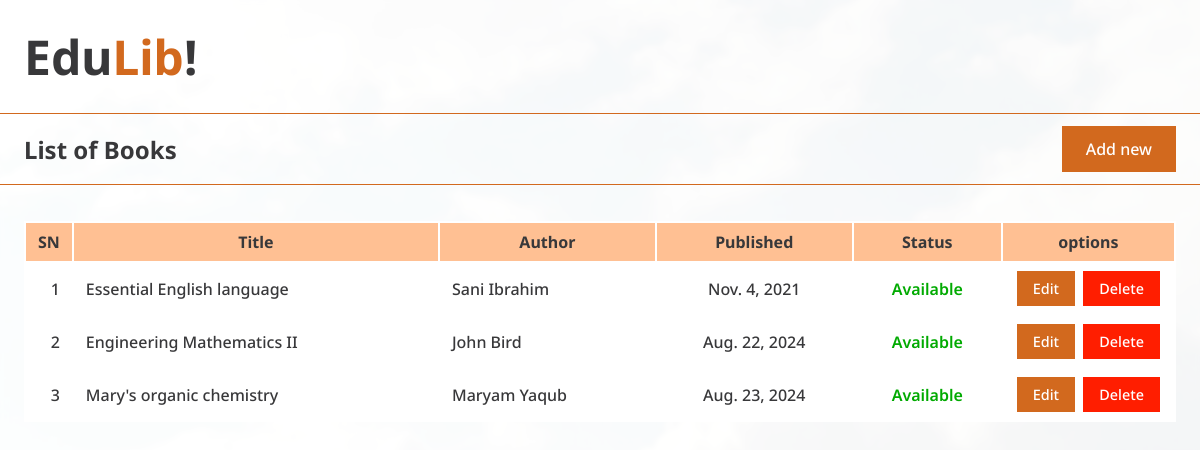
The page /books/ on the database its author committed.
### books/models.py (models this page shows)
class Book(models.Model):
  title = models.CharField(max_length=100)
  author = models.CharField(max_length=100)
  publish_date = models.DateField(verbose_name = "Publish date")
  availability = models.BooleanField(default=True)

### books/views.py (the view)
# urls.py: path('books/', views.books, name='books'),
def books(request):
  book_list = Book.objects.all()
  return render(request, "books.html", {"books": book_list})

### books/templates/books.html (shortened to what this page needs)
{% extends "layout.html" %}
{% block cotent %}
  <div class="banner">
    <h2>List of Books</h2>
    <a class="btn" href="{% url 'addBook' %}">Add new</a>
  </div>
  <div>
    <table>
      <thead>
        <th width="40px">SN</th>
        <th>Title</th>
        <th>Author</th>
        <th>Published</th>
        <th>Status</th>
        <th width="120px">options</th>
      </thead>
      <tbody>
        {% for book in books %}
        <tr>
          <td class="right">{{ forloop.counter }}</td>
          <td>{{ book.title }}</td>
          <td>{{ book.author }}</td>
          <td class="center">{{ book.publish_date }}</td>
          <td class="center {{ book.availability|yesno:'green,red' }}">{{ book.availability|yesno:"Available,unavailable" }}</td>
          <td class="center">
            <a class="btn" href="{% url 'updateBook' book.id %}">Edit</a>
            <a class="btn delete" href="{% url 'deleteBook' book.id %}">Delete</a>
          </td>
        </tr>
        {% empty %}
        <tr><td colspan="6" class="center">No data</td></tr>
        {% endfor %}
      </tbody>
    </table>
  </div>
{% endblock %}

### books/templates/layout.html (shortened to what this page needs)
<!DOCTYPE html>
<html lang="en">
<head>
  {% load static %}
</head>
<body>
<div id="wrapper">
  <a href="{% url 'home' %}"><h1>Edu<span style="color: chocolate;">Lib</span>!</h1></a>
  {% block cotent %}
  {% endblock %}
</div>
</body>
</html>

### books/templates/books.html (style rules this page uses)
.green { color: rgb(1, 170, 1); font-weight: 600; }

### rows shown on the page
Book: title "Essential English language", author "Sani Ibrahim", publish_date "Nov. 4, 2021", availability "Available"
Book: title "Engineering Mathematics II", author "John Bird", publish_date "Aug. 22, 2024", availability "Available"
Book: title "Mary's organic chemistry", author "Maryam Yaqub", publish_date "Aug. 23, 2024", availability "Available"
